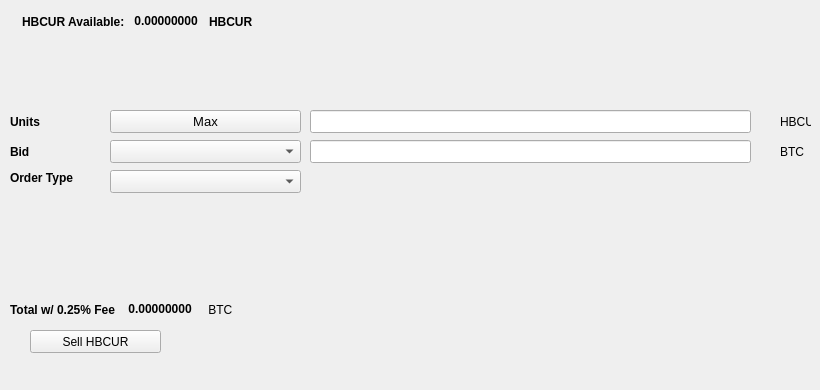
   <widget class="QWidget" name="SellTab">
    <attribute name="title">
     <string>Sell</string>
    </attribute>
    <widget class="QLabel" name="label_16">
     <property name="geometry">
      <rect>
       <x>780</x>
       <y>140</y>
       <width>31</width>
       <height>23</height>
      </rect>
     </property>
     <property name="text">
      <string>BTC</string>
     </property>
    </widget>
    <widget class="QComboBox" name="SellBidcomboBox">
     <property name="geometry">
      <rect>
       <x>110</x>
       <y>140</y>
       <width>191</width>
       <height>23</height>
      </rect>
     </property>
     <property name="font">
      <font>
       <pointsize>10</pointsize>
      </font>
     </property>
    </widget>
    <widget class="QLabel" name="label_18">
     <property name="geometry">
      <rect>
       <x>10</x>
       <y>110</y>
       <width>46</width>
       <height>23</height>
      </rect>
     </property>
     <property name="font">
      <font>
       <weight>75</weight>
       <bold>true</bold>
      </font>
     </property>
     <property name="text">
      <string>Units</string>
     </property>
    </widget>
    <widget class="QPushButton" name="Sell_Max_Amount">
     <property name="geometry">
      <rect>
       <x>110</x>
       <y>110</y>
       <width>191</width>
       <height>23</height>
      </rect>
     </property>
     <property name="font">
      <font>
       <pointsize>10</pointsize>
      </font>
     </property>
     <property name="text">
      <string>Max</string>
     </property>
    </widget>
    <widget class="QLabel" name="label_20">
     <property name="geometry">
      <rect>
       <x>10</x>
       <y>170</y>
       <width>91</width>
       <height>16</height>
      </rect>
     </property>
     <property name="font">
      <font>
       <weight>75</weight>
       <bold>true</bold>
      </font>
     </property>
     <property name="text">
      <string>Order Type</string>
     </property>
    </widget>
    <widget class="QComboBox" name="SellOrdertypeCombo">
     <property name="geometry">
      <rect>
       <x>110</x>
       <y>170</y>
       <width>191</width>
       <height>23</height>
      </rect>
     </property>
     <property name="font">
      <font>
       <pointsize>10</pointsize>
      </font>
     </property>
    </widget>
    <widget class="QLabel" name="label_21">
     <property name="geometry">
      <rect>
       <x>10</x>
       <y>140</y>
       <width>46</width>
       <height>23</height>
      </rect>
     </property>
     <property name="font">
      <font>
       <weight>75</weight>
       <bold>true</bold>
      </font>
     </property>
     <property name="text">
      <string>Bid</string>
     </property>
    </widget>
    <widget class="QLabel" name="label_22">
     <property name="geometry">
      <rect>
       <x>780</x>
       <y>110</y>
       <width>31</width>
       <height>23</height>
      </rect>
     </property>
     <property name="text">
      <string>HBCUR</string>
     </property>
    </widget>
    <widget class="QLineEdit" name="UnitsInputENZ">
     <property name="geometry">
      <rect>
       <x>310</x>
       <y>110</y>
       <width>441</width>
       <height>23</height>
      </rect>
     </property>
     <property name="font">
      <font>
       <pointsize>9</pointsize>
       <weight>75</weight>
       <bold>true</bold>
      </font>
     </property>
    </widget>
    <widget class="QLineEdit" name="SellBidPriceEdit">
     <property name="geometry">
      <rect>
       <x>310</x>
       <y>140</y>
       <width>441</width>
       <height>23</height>
      </rect>
     </property>
     <property name="font">
      <font>
       <pointsize>9</pointsize>
       <weight>75</weight>
       <bold>true</bold>
      </font>
     </property>
    </widget>
    <widget class="QPushButton" name="SellENZBTN">
     <property name="geometry">
      <rect>
       <x>30</x>
       <y>330</y>
       <width>131</width>
       <height>23</height>
      </rect>
     </property>
     <property name="text">
      <string>Sell HBCUR</string>
     </property>
     <property name="icon">
      <iconset resource="../hbcur">
       <normaloff>:/icons/bitcoin</normaloff>:/icons/bitcoin</iconset>
     </property>
    </widget>
    <widget class="QWidget" name="layoutWidget3">
     <property name="geometry">
      <rect>
       <x>22</x>
       <y>12</y>
       <width>258</width>
       <height>19</height>
      </rect>
     </property>
     <layout class="QHBoxLayout" name="horizontalLayout">
      <item>
       <widget class="QLabel" name="label232_2">
        <property name="font">
         <font>
          <weight>75</weight>
          <bold>true</bold>
         </font>
        </property>
        <property name="text">
         <string>HBCUR Available:</string>
        </property>
       </widget>
      </item>
      <item>
       <widget class="QLabel" name="ENZAvailableLabel">
        <property name="palette">
         <palette>
          <active>
           <colorrole role="WindowText">
            <brush brushstyle="SolidPattern">
             <color alpha="255">
              <red>0</red>
              <green>0</green>
              <blue>0</blue>
             </color>
            </brush>
           </colorrole>
           <colorrole role="Button">
            <brush brushstyle="SolidPattern">
             <color alpha="255">
              <red>0</red>
              <green>170</green>
              <blue>0</blue>
             </color>
            </brush>
           </colorrole>
           <colorrole role="Light">
            <brush brushstyle="SolidPattern">
             <color alpha="255">
              <red>0</red>
              <green>255</green>
              <blue>0</blue>
             </color>
            </brush>
           </colorrole>
           <colorrole role="Midlight">
            <brush brushstyle="SolidPattern">
             <color alpha="255">
              <red>0</red>
              <green>212</green>
              <blue>0</blue>
             </color>
            </brush>
           </colorrole>
           <colorrole role="Dark">
            <brush brushstyle="SolidPattern">
             <color alpha="255">
              <red>0</red>
              <green>85</green>
              <blue>0</blue>
             </color>
            </brush>
           </colorrole>
           <colorrole role="Mid">
            <brush brushstyle="SolidPattern">
             <color alpha="255">
              <red>0</red>
              <green>113</green>
              <blue>0</blue>
             </color>
            </brush>
           </colorrole>
           <colorrole role="Text">
            <brush brushstyle="SolidPattern">
             <color alpha="255">
              <red>0</red>
              <green>170</green>
              <blue>0</blue>
             </color>
            </brush>
           </colorrole>
           <colorrole role="BrightText">
            <brush brushstyle="SolidPattern">
             <color alpha="255">
              <red>255</red>
              <green>255</green>
              <blue>255</blue>
             </color>
            </brush>
           </colorrole>
           <colorrole role="ButtonText">
            <brush brushstyle="SolidPattern">
             <color alpha="255">
              <red>0</red>
              <green>0</green>
              <blue>0</blue>
             </color>
            </brush>
           </colorrole>
           <colorrole role="Base">
            <brush brushstyle="SolidPattern">
             <color alpha="255">
              <red>255</red>
              <green>255</green>
              <blue>255</blue>
             </color>
            </brush>
           </colorrole>
           <colorrole role="Window">
            <brush brushstyle="SolidPattern">
             <color alpha="255">
              <red>0</red>
              <green>170</green>
              <blue>0</blue>
             </color>
            </brush>
           </colorrole>
           <colorrole role="Shadow">
            <brush brushstyle="SolidPattern">
             <color alpha="255">
              <red>0</red>
              <green>0</green>
              <blue>0</blue>
             </color>
            </brush>
           </colorrole>
           <colorrole role="AlternateBase">
            <brush brushstyle="SolidPattern">
             <color alpha="255">
              <red>127</red>
              <green>212</green>
              <blue>127</blue>
             </color>
            </brush>
           </colorrole>
           <colorrole role="ToolTipBase">
            <brush brushstyle="SolidPattern">
             <color alpha="255">
              <red>255</red>
              <green>255</green>
              <blue>220</blue>
             </color>
            </brush>
           </colorrole>
           <colorrole role="ToolTipText">
            <brush brushstyle="SolidPattern">
             <color alpha="255">
              <red>0</red>
              <green>0</green>
              <blue>0</blue>
             </color>
            </brush>
           </colorrole>
          </active>
          <inactive>
           <colorrole role="WindowText">
            <brush brushstyle="SolidPattern">
             <color alpha="255">
              <red>0</red>
              <green>0</green>
              <blue>0</blue>
             </color>
            </brush>
           </colorrole>
           <colorrole role="Button">
            <brush brushstyle="SolidPattern">
             <color alpha="255">
              <red>0</red>
              <green>170</green>
              <blue>0</blue>
             </color>
            </brush>
           </colorrole>
           <colorrole role="Light">
            <brush brushstyle="SolidPattern">
             <color alpha="255">
              <red>0</red>
              <green>255</green>
              <blue>0</blue>
             </color>
            </brush>
           </colorrole>
           <colorrole role="Midlight">
            <brush brushstyle="SolidPattern">
             <color alpha="255">
              <red>0</red>
              <green>212</green>
              <blue>0</blue>
             </color>
            </brush>
           </colorrole>
           <colorrole role="Dark">
            <brush brushstyle="SolidPattern">
             <color alpha="255">
              <red>0</red>
              <green>85</green>
              <blue>0</blue>
             </color>
            </brush>
           </colorrole>
           <colorrole role="Mid">
            <brush brushstyle="SolidPattern">
             <color alpha="255">
              <red>0</red>
              <green>113</green>
              <blue>0</blue>
             </color>
            </brush>
           </colorrole>
           <colorrole role="Text">
            <brush brushstyle="SolidPattern">
             <color alpha="255">
              <red>0</red>
              <green>170</green>
              <blue>0</blue>
             </color>
            </brush>
           </colorrole>
           <colorrole role="BrightText">
            <brush brushstyle="SolidPattern">
             <color alpha="255">
              <red>255</red>
              <green>255</green>
              <blue>255</blue>
             </color>
            </brush>
           </colorrole>
           <colorrole role="ButtonText">
            <brush brushstyle="SolidPattern">
             <color alpha="255">
              <red>0</red>
              <green>0</green>
              <blue>0</blue>
             </color>
            </brush>
           </colorrole>
           <colorrole role="Base">
            <brush brushstyle="SolidPattern">
             <color alpha="255">
              <red>255</red>
              <green>255</green>
              <blue>255</blue>
             </color>
            </brush>
           </colorrole>
           <colorrole role="Window">
            <brush brushstyle="SolidPattern">
             <color alpha="255">
              <red>0</red>
              <green>170</green>
              <blue>0</blue>
             </color>
            </brush>
           </colorrole>
           <colorrole role="Shadow">
            <brush brushstyle="SolidPattern">
             <color alpha="255">
              <red>0</red>
              <green>0</green>
              <blue>0</blue>
             </color>
            </brush>
           </colorrole>
           <colorrole role="AlternateBase">
            <brush brushstyle="SolidPattern">
             <color alpha="255">
              <red>127</red>
              <green>212</green>
              <blue>127</blue>
             </color>
            </brush>
           </colorrole>
           <colorrole role="ToolTipBase">
            <brush brushstyle="SolidPattern">
             <color alpha="255">
              <red>255</red>
              <green>255</green>
              <blue>220</blue>
             </color>
            </brush>
           </colorrole>
           <colorrole role="ToolTipText">
            <brush brushstyle="SolidPattern">
             <color alpha="255">
              <red>0</red>
              <green>0</green>
              <blue>0</blue>
             </color>
            </brush>
           </colorrole>
          </inactive>
          <disabled>
           <colorrole role="WindowText">
            <brush brushstyle="SolidPattern">
             <color alpha="255">
              <red>0</red>
              <green>85</green>
              <blue>0</blue>
             </color>
            </brush>
           </colorrole>
           <colorrole role="Button">
            <brush brushstyle="SolidPattern">
             <color alpha="255">
              <red>0</red>
              <green>170</green>
              <blue>0</blue>
             </color>
            </brush>
           </colorrole>
           <colorrole role="Light">
            <brush brushstyle="SolidPattern">
             <color alpha="255">
              <red>0</red>
              <green>255</green>
              <blue>0</blue>
             </color>
            </brush>
           </colorrole>
           <colorrole role="Midlight">
            <brush brushstyle="SolidPattern">
             <color alpha="255">
              <red>0</red>
              <green>212</green>
              <blue>0</blue>
             </color>
            </brush>
           </colorrole>
           <colorrole role="Dark">
            <brush brushstyle="SolidPattern">
             <color alpha="255">
              <red>0</red>
              <green>85</green>
              <blue>0</blue>
             </color>
            </brush>
           </colorrole>
           <colorrole role="Mid">
            <brush brushstyle="SolidPattern">
             <color alpha="255">
              <red>0</red>
              <green>113</green>
              <blue>0</blue>
             </color>
            </brush>
           </colorrole>
           <colorrole role="Text">
            <brush brushstyle="SolidPattern">
             <color alpha="255">
              <red>0</red>
              <green>85</green>
              <blue>0</blue>
             </color>
            </brush>
           </colorrole>
           <colorrole role="BrightText">
            <brush brushstyle="SolidPattern">
             <color alpha="255">
              <red>255</red>
              <green>255</green>
              <blue>255</blue>
             </color>
            </brush>
           </colorrole>
           <colorrole role="ButtonText">
            <brush brushstyle="SolidPattern">
             <color alpha="255">
              <red>0</red>
              <green>85</green>
              <blue>0</blue>
             </color>
            </brush>
           </colorrole>
           <colorrole role="Base">
            <brush brushstyle="SolidPattern">
             <color alpha="255">
              <red>0</red>
              <green>170</green>
              <blue>0</blue>
             </color>
            </brush>
           </colorrole>
           <colorrole role="Window">
            <brush brushstyle="SolidPattern">
             <color alpha="255">
              <red>0</red>
              <green>170</green>
              <blue>0</blue>
             </color>
            </brush>
           </colorrole>
           <colorrole role="Shadow">
            <brush brushstyle="SolidPattern">
             <color alpha="255">
              <red>0</red>
              <green>0</green>
              <blue>0</blue>
             </color>
            </brush>
           </colorrole>
           <colorrole role="AlternateBase">
            <brush brushstyle="SolidPattern">
             <color alpha="255">
              <red>0</red>
              <green>170</green>
              <blue>0</blue>
             </color>
            </brush>
           </colorrole>
           <colorrole role="ToolTipBase">
            <brush brushstyle="SolidPattern">
             <color alpha="255">
              <red>255</red>
              <green>255</green>
              <blue>220</blue>
             </color>
            </brush>
           </colorrole>
           <colorrole role="ToolTipText">
            <brush brushstyle="SolidPattern">
             <color alpha="255">
              <red>0</red>
              <green>0</green>
              <blue>0</blue>
             </color>
            </brush>
           </colorrole>
          </disabled>
         </palette>
        </property>
        <property name="font">
         <font>
          <weight>75</weight>
          <bold>true</bold>
         </font>
        </property>
        <property name="text">
         <string> 0.00000000 </string>
        </property>
        <property name="textInteractionFlags">
         <set>Qt::LinksAccessibleByMouse|Qt::TextSelectableByKeyboard|Qt::TextSelectableByMouse</set>
        </property>
       </widget>
      </item>
      <item>
       <widget class="QLabel" name="labelENZ">
        <property name="font">
         <font>
          <weight>75</weight>
          <bold>true</bold>
         </font>
        </property>
        <property name="text">
         <string>HBCUR</string>
        </property>
       </widget>
      </item>
     </layout>
    </widget>
    <widget class="QWidget" name="layoutWidget">
     <property name="geometry">
      <rect>
       <x>10</x>
       <y>300</y>
       <width>268</width>
       <height>19</height>
      </rect>
     </property>
     <layout class="QHBoxLayout" name="horizontalLayout_2">
      <item>
       <widget class="QLabel" name="label_19">
        <property name="font">
         <font>
          <weight>75</weight>
          <bold>true</bold>
         </font>
        </property>
        <property name="text">
         <string>Total w/ 0.25% Fee </string>
        </property>
       </widget>
      </item>
      <item>
       <widget class="QLabel" name="SellCostLabel">
        <property name="palette">
         <palette>
          <active>
           <colorrole role="WindowText">
            <brush brushstyle="SolidPattern">
             <color alpha="255">
              <red>0</red>
              <green>0</green>
              <blue>0</blue>
             </color>
            </brush>
           </colorrole>
           <colorrole role="Button">
            <brush brushstyle="SolidPattern">
             <color alpha="255">
              <red>0</red>
              <green>170</green>
              <blue>0</blue>
             </color>
            </brush>
           </colorrole>
           <colorrole role="Light">
            <brush brushstyle="SolidPattern">
             <color alpha="255">
              <red>0</red>
              <green>255</green>
              <blue>0</blue>
             </color>
            </brush>
           </colorrole>
           <colorrole role="Midlight">
            <brush brushstyle="SolidPattern">
             <color alpha="255">
              <red>0</red>
              <green>212</green>
              <blue>0</blue>
             </color>
            </brush>
           </colorrole>
           <colorrole role="Dark">
            <brush brushstyle="SolidPattern">
             <color alpha="255">
              <red>0</red>
              <green>85</green>
              <blue>0</blue>
             </color>
            </brush>
           </colorrole>
           <colorrole role="Mid">
            <brush brushstyle="SolidPattern">
             <color alpha="255">
              <red>0</red>
              <green>113</green>
              <blue>0</blue>
             </color>
            </brush>
           </colorrole>
           <colorrole role="Text">
            <brush brushstyle="SolidPattern">
             <color alpha="255">
              <red>0</red>
              <green>170</green>
              <blue>0</blue>
             </color>
            </brush>
           </colorrole>
           <colorrole role="BrightText">
            <brush brushstyle="SolidPattern">
             <color alpha="255">
              <red>255</red>
              <green>255</green>
              <blue>255</blue>
             </color>
            </brush>
           </colorrole>
           <colorrole role="ButtonText">
            <brush brushstyle="SolidPattern">
             <color alpha="255">
              <red>0</red>
              <green>0</green>
              <blue>0</blue>
             </color>
            </brush>
           </colorrole>
           <colorrole role="Base">
            <brush brushstyle="SolidPattern">
             <color alpha="255">
              <red>255</red>
              <green>255</green>
              <blue>255</blue>
             </color>
            </brush>
           </colorrole>
           <colorrole role="Window">
            <brush brushstyle="SolidPattern">
             <color alpha="255">
              <red>0</red>
              <green>170</green>
              <blue>0</blue>
             </color>
            </brush>
           </colorrole>
           <colorrole role="Shadow">
            <brush brushstyle="SolidPattern">
             <color alpha="255">
              <red>0</red>
              <green>0</green>
              <blue>0</blue>
             </color>
            </brush>
           </colorrole>
           <colorrole role="AlternateBase">
            <brush brushstyle="SolidPattern">
             <color alpha="255">
              <red>127</red>
              <green>212</green>
              <blue>127</blue>
             </color>
            </brush>
           </colorrole>
           <colorrole role="ToolTipBase">
            <brush brushstyle="SolidPattern">
             <color alpha="255">
              <red>255</red>
              <green>255</green>
              <blue>220</blue>
             </color>
            </brush>
           </colorrole>
           <colorrole role="ToolTipText">
            <brush brushstyle="SolidPattern">
             <color alpha="255">
              <red>0</red>
              <green>0</green>
              <blue>0</blue>
             </color>
            </brush>
           </colorrole>
          </active>
          <inactive>
           <colorrole role="WindowText">
            <brush brushstyle="SolidPattern">
             <color alpha="255">
              <red>0</red>
              <green>0</green>
              <blue>0</blue>
             </color>
            </brush>
           </colorrole>
           <colorrole role="Button">
            <brush brushstyle="SolidPattern">
             <color alpha="255">
              <red>0</red>
              <green>170</green>
              <blue>0</blue>
             </color>
            </brush>
           </colorrole>
           <colorrole role="Light">
            <brush brushstyle="SolidPattern">
             <color alpha="255">
              <red>0</red>
              <green>255</green>
              <blue>0</blue>
             </color>
            </brush>
           </colorrole>
           <colorrole role="Midlight">
            <brush brushstyle="SolidPattern">
             <color alpha="255">
              <red>0</red>
              <green>212</green>
              <blue>0</blue>
             </color>
            </brush>
           </colorrole>
           <colorrole role="Dark">
            <brush brushstyle="SolidPattern">
             <color alpha="255">
              <red>0</red>
              <green>85</green>
              <blue>0</blue>
             </color>
            </brush>
           </colorrole>
           <colorrole role="Mid">
            <brush brushstyle="SolidPattern">
             <color alpha="255">
              <red>0</red>
              <green>113</green>
              <blue>0</blue>
             </color>
            </brush>
           </colorrole>
           <colorrole role="Text">
            <brush brushstyle="SolidPattern">
             <color alpha="255">
              <red>0</red>
              <green>170</green>
              <blue>0</blue>
             </color>
            </brush>
           </colorrole>
           <colorrole role="BrightText">
            <brush brushstyle="SolidPattern">
             <color alpha="255">
              <red>255</red>
              <green>255</green>
              <blue>255</blue>
             </color>
            </brush>
           </colorrole>
           <colorrole role="ButtonText">
            <brush brushstyle="SolidPattern">
             <color alpha="255">
              <red>0</red>
              <green>0</green>
              <blue>0</blue>
             </color>
            </brush>
           </colorrole>
           <colorrole role="Base">
            <brush brushstyle="SolidPattern">
             <color alpha="255">
              <red>255</red>
              <green>255</green>
              <blue>255</blue>
             </color>
            </brush>
           </colorrole>
           <colorrole role="Window">
            <brush brushstyle="SolidPattern">
             <color alpha="255">
              <red>0</red>
              <green>170</green>
              <blue>0</blue>
             </color>
            </brush>
           </colorrole>
           <colorrole role="Shadow">
            <brush brushstyle="SolidPattern">
             <color alpha="255">
              <red>0</red>
              <green>0</green>
              <blue>0</blue>
             </color>
            </brush>
           </colorrole>
           <colorrole role="AlternateBase">
            <brush brushstyle="SolidPattern">
             <color alpha="255">
              <red>127</red>
              <green>212</green>
              <blue>127</blue>
             </color>
            </brush>
           </colorrole>
           <colorrole role="ToolTipBase">
            <brush brushstyle="SolidPattern">
             <color alpha="255">
              <red>255</red>
              <green>255</green>
              <blue>220</blue>
             </color>
            </brush>
           </colorrole>
           <colorrole role="ToolTipText">
            <brush brushstyle="SolidPattern">
             <color alpha="255">
              <red>0</red>
              <green>0</green>
              <blue>0</blue>
             </color>
            </brush>
           </colorrole>
          </inactive>
          <disabled>
           <colorrole role="WindowText">
            <brush brushstyle="SolidPattern">
             <color alpha="255">
              <red>0</red>
              <green>85</green>
              <blue>0</blue>
             </color>
            </brush>
           </colorrole>
           <colorrole role="Button">
            <brush brushstyle="SolidPattern">
             <color alpha="255">
              <red>0</red>
              <green>170</green>
              <blue>0</blue>
             </color>
            </brush>
           </colorrole>
           <colorrole role="Light">
            <brush brushstyle="SolidPattern">
             <color alpha="255">
              <red>0</red>
              <green>255</green>
              <blue>0</blue>
             </color>
            </brush>
           </colorrole>
           <colorrole role="Midlight">
            <brush brushstyle="SolidPattern">
             <color alpha="255">
              <red>0</red>
              <green>212</green>
              <blue>0</blue>
             </color>
            </brush>
           </colorrole>
           <colorrole role="Dark">
            <brush brushstyle="SolidPattern">
             <color alpha="255">
              <red>0</red>
              <green>85</green>
              <blue>0</blue>
             </color>
            </brush>
           </colorrole>
           <colorrole role="Mid">
            <brush brushstyle="SolidPattern">
             <color alpha="255">
              <red>0</red>
              <green>113</green>
              <blue>0</blue>
             </color>
            </brush>
           </colorrole>
           <colorrole role="Text">
            <brush brushstyle="SolidPattern">
             <color alpha="255">
              <red>0</red>
              <green>85</green>
              <blue>0</blue>
             </color>
            </brush>
           </colorrole>
           <colorrole role="BrightText">
            <brush brushstyle="SolidPattern">
             <color alpha="255">
              <red>255</red>
              <green>255</green>
              <blue>255</blue>
             </color>
            </brush>
           </colorrole>
           <colorrole role="ButtonText">
            <brush brushstyle="SolidPattern">
             <color alpha="255">
              <red>0</red>
              <green>85</green>
              <blue>0</blue>
             </color>
            </brush>
           </colorrole>
           <colorrole role="Base">
            <brush brushstyle="SolidPattern">
             <color alpha="255">
              <red>0</red>
              <green>170</green>
              <blue>0</blue>
             </color>
            </brush>
           </colorrole>
           <colorrole role="Window">
            <brush brushstyle="SolidPattern">
             <color alpha="255">
              <red>0</red>
              <green>170</green>
              <blue>0</blue>
             </color>
            </brush>
           </colorrole>
           <colorrole role="Shadow">
            <brush brushstyle="SolidPattern">
             <color alpha="255">
              <red>0</red>
              <green>0</green>
              <blue>0</blue>
             </color>
            </brush>
           </colorrole>
           <colorrole role="AlternateBase">
            <brush brushstyle="SolidPattern">
             <color alpha="255">
              <red>0</red>
              <green>170</green>
              <blue>0</blue>
             </color>
            </brush>
           </colorrole>
           <colorrole role="ToolTipBase">
            <brush brushstyle="SolidPattern">
             <color alpha="255">
              <red>255</red>
              <green>255</green>
              <blue>220</blue>
             </color>
            </brush>
           </colorrole>
           <colorrole role="ToolTipText">
            <brush brushstyle="SolidPattern">
             <color alpha="255">
              <red>0</red>
              <green>0</green>
              <blue>0</blue>
             </color>
            </brush>
           </colorrole>
          </disabled>
         </palette>
        </property>
        <property name="font">
         <font>
          <weight>75</weight>
          <bold>true</bold>
         </font>
        </property>
        <property name="autoFillBackground">
         <bool>false</bool>
        </property>
        <property name="text">
         <string> 0.00000000</string>
        </property>
        <property name="textInteractionFlags">
         <set>Qt::LinksAccessibleByMouse|Qt::TextSelectableByMouse</set>
        </property>
       </widget>
      </item>
      <item>
       <widget class="QLabel" name="label_17">
        <property name="font">
         <font>
          <weight>50</weight>
          <bold>false</bold>
         </font>
        </property>
        <property name="text">
         <string> BTC</string>
        </property>
       </widget>
      </item>
     </layout>
    </widget>
    <widget class="QLabel" name="label_23">
     <property name="geometry">
      <rect>
       <x>460</x>
       <y>300</y>
       <width>281</width>
       <height>81</height>
      </rect>
     </property>
     <property name="text">
      <string/>
     </property>
     <property name="pixmap">
      <pixmap>:/images/bittrex</pixmap>
     </property>
    </widget>
   </widget>
